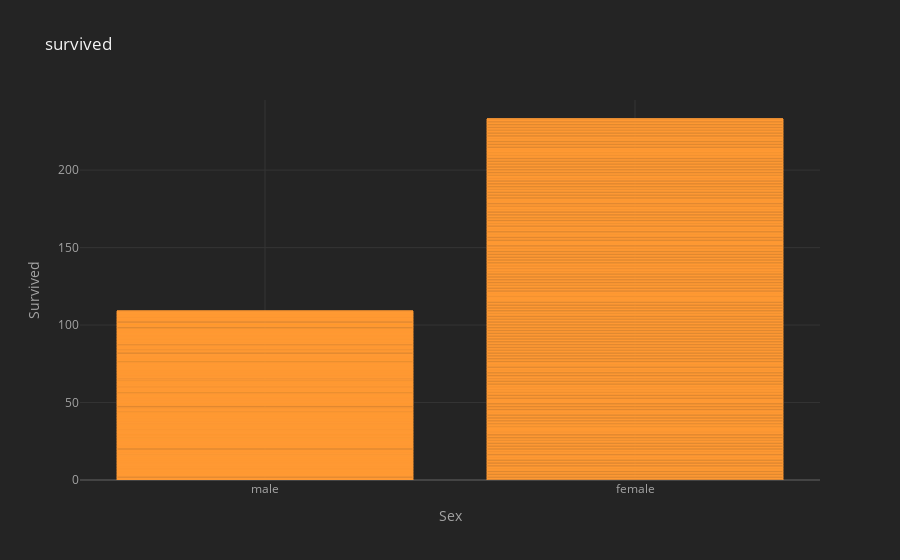

The cell this chart's notebook holds for it:
### Code cell
titanic.iplot(kind = 'bar', x = 'sex', y = 'survived', title= 'survived', xTitle = 'Sex', yTitle = 'Survived')

### Figure 1 — Plotly figure (JSON) as saved in the notebook; plotly's stock layout.template omitted (floating-point values rounded to 4 significant figures; data arrays with more than 128 entries replaced by an {"elided": "..."} marker saying what was removed)
{"data": [{"marker": {"color": "rgba(255, 153, 51, 0.6)", "line": {"color": "rgba(255, 153, 51, 1.0)", "width": 1}}, "name": "survived", "orientation": "v", "text": "", "type": "bar", "x": {"elided": "891 str values"}, "y": {"elided": "891 int values"}}], "layout": {"legend": {"bgcolor": "#242424", "font": {"color": "#F4F4F4"}}, "paper_bgcolor": "#242424", "plot_bgcolor": "#242424", "title": {"font": {"color": "#F4F4F4"}, "text": "survived"}, "xaxis": {"gridcolor": "#343434", "showgrid": true, "tickfont": {"color": "#A4A4A4"}, "title": {"font": {"color": "#A4A4A4"}, "text": "Sex"}, "zerolinecolor": "#444444"}, "yaxis": {"gridcolor": "#343434", "showgrid": true, "tickfont": {"color": "#A4A4A4"}, "title": {"font": {"color": "#A4A4A4"}, "text": "Survived"}, "zerolinecolor": "#444444"}}}
